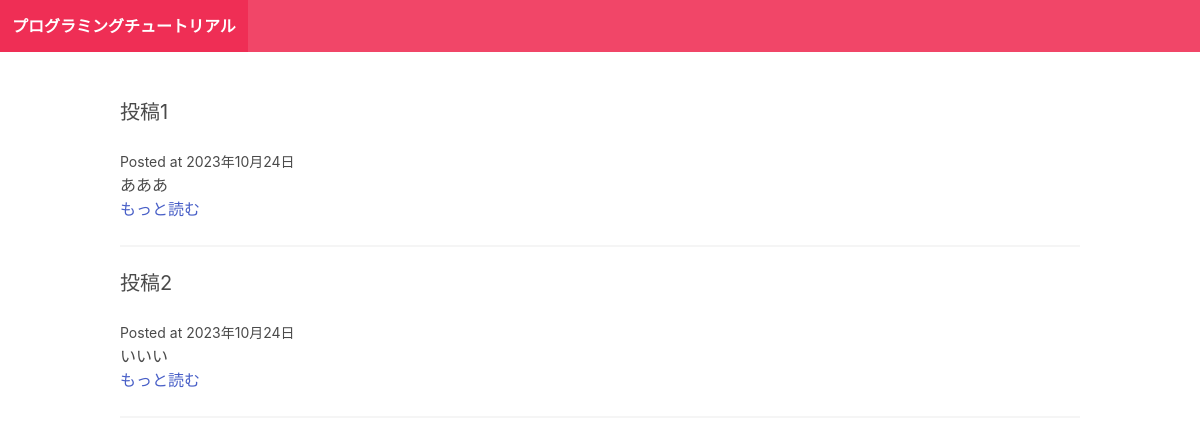
Before: / with the older database file.
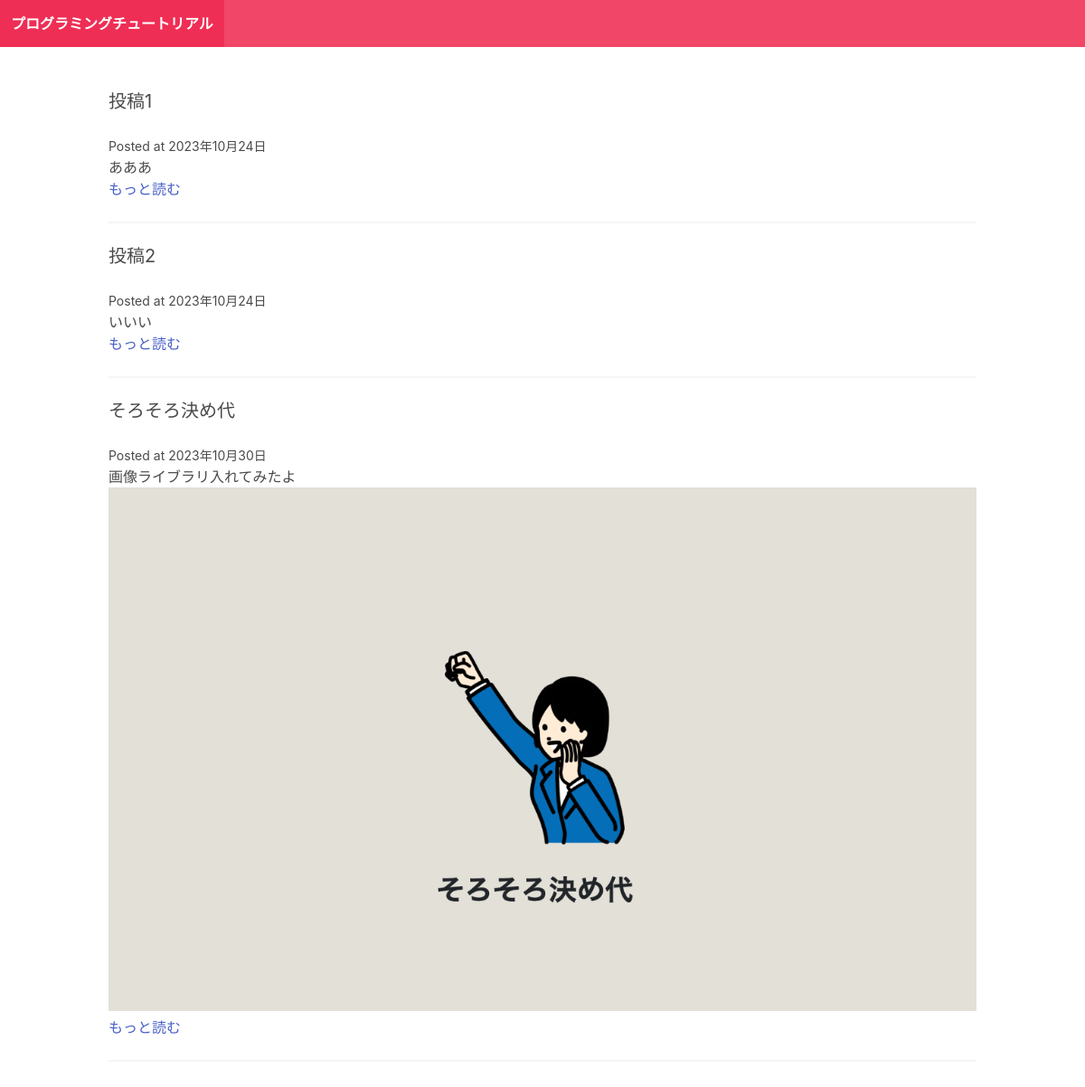
After: the same page with the newer database file.
### blog/models.py (models this page shows)
class Post(models.Model):
  title = models.CharField(max_length=255)
  slug = models.SlugField()
  intro = models.TextField()
  body = models.TextField()
  posted_date = models.DateField(auto_now_add=True)
  post_image = models.ImageField(upload_to='posts/images/', blank=True, null=True)

### blog/views.py (the view)
# urls.py: path("", frontpage),
def frontpage(request):
  posts = Post.objects.all()
  return render(request, "blog/frontpage.html", {"posts": posts})

### blog/templates/blog/frontpage.html
{% extends "blog/base.html" %}
{% block content %}
{% for post in posts %}
<div class="post block">
  <h2 class="subtitle">{{post.title}}</h2>
  <small>Posted at {{post.posted_date}}</small>
  <p>{{post.intro}}</p>
  {% if post.post_image %}
  <div class="post-image">
    <img src="{{ post.post_image.url }}" alt="{{ post.title }}">
  </div>
  {% endif %}
  <a href="{% url 'post_detail' post.slug %}">もっと読む</a>
  <hr>
</div>
{% endfor %}
{% endblock %}

### blog/templates/blog/base.html (shortened to what this page needs)
<!DOCTYPE html>
<html lang="en">
  <head>
    <link rel="stylesheet" href="https://cdn.jsdelivr.net/npm/bulma@0.9.4/css/bulma.min.css">
  </head>
  <body>
    <nav class="navbar is-danger">
      <div class="navbar-brand">
        <a href="/" class="navbar-item">
          <strong>プログラミングチュートリアル</strong>
        </a>
      </div>
    </nav>
    <section class="section">
      <div class="container"> {% block content %} {% endblock %}</div>
    </section>
  </body>
</html>

Changed rows visible on the page:
added Post: title "そろそろ決め代", posted_date "2023年10月30日", intro "画像ライブラリ入れてみたよ", post_image (picture)
